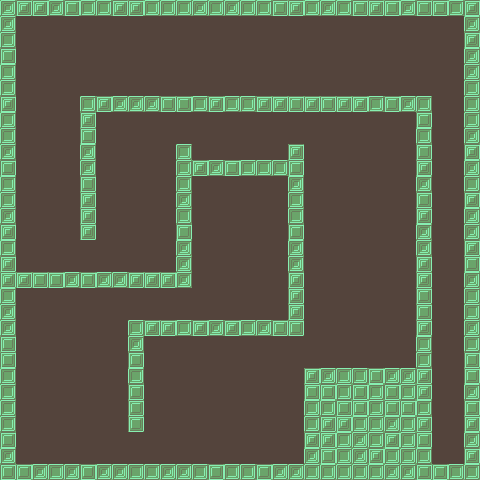

A 2D game scene composited from a Tiled map and its tileset images. What follows is a short description and the map's XML, with each tile layer's data collapsed to a summary:
An orthogonal 30x30 tile map with 16x16 px tiles, 1 tile layer (Tile Layer 1), 3 tilesets and 20 objects (18x enemy, player, teleport).

<map version="1.0" orientation="orthogonal" renderorder="right-down" width="30" height="30" tilewidth="16" tileheight="16" nextobjectid="78">
 <tileset firstgid="1" name="tiles" tilewidth="16" tileheight="16">
  <image source="../images/tiles.png" width="160" height="80" />
  <tile id="0" />
  <tile id="1" />
  <tile id="2" />
  <tile id="3" />
  <tile id="4" />
  <tile id="5" />
  <tile id="6" />
  <tile id="7" />
  <tile id="8" />
  <tile id="9" />
  <tile id="10" />
  <tile id="11" />
  <tile id="12" />
  <tile id="13" />
  <tile id="14" />
  <tile id="15" />
  <tile id="16" />
  <tile id="17" />
  <tile id="18" />
  <tile id="19" />
  <tile id="20" />
  <tile id="21" />
  <tile id="22" />
  <tile id="23" />
  <tile id="24" />
  <tile id="25" />
  <tile id="26" />
  <tile id="27" />
  <tile id="28" />
  <tile id="29" />
  <tile id="30" />
  <tile id="31" />
  <tile id="32" />
  <tile id="33" />
  <tile id="34" />
  <tile id="35" />
  <tile id="36" />
  <tile id="37" />
  <tile id="38" />
  <tile id="39" />
  <tile id="40" />
  <tile id="41" />
  <tile id="42" />
  <tile id="43" />
  <tile id="44" />
  <tile id="45" />
  <tile id="46" />
  <tile id="47" />
  <tile id="48" />
  <tile id="49" />
 </tileset>
 <tileset firstgid="51" name="enemy" tilewidth="16" tileheight="16">
  <image source="../images/enemy.png" width="160" height="16" />
  <tile id="0" />
  <tile id="1" />
  <tile id="2" />
  <tile id="3" />
  <tile id="4" />
  <tile id="5" />
  <tile id="6" />
  <tile id="7" />
  <tile id="8" />
  <tile id="9" />
 </tileset>
 <tileset firstgid="61" name="teleport" tilewidth="32" tileheight="32">
  <image source="../images/teleport.png" width="32" height="32" />
  <tile id="0" />
 </tileset>
 <layer name="Tile Layer 1" width="30" height="30">
  <properties>
   <property name="tileset" value="tiles" />
  </properties>
  <data>[900 cells, 900 non-empty, 5 distinct tile ids]</data>
 </layer>
 <objectgroup name="Object Layer 1">
  <object id="3" name="player" type="player" x="242.273" y="209" width="16" height="16" />
  <object id="32" name="Teleport" type="teleport" gid="61" x="432" y="464" width="32" height="32" />
  <object id="59" type="enemy" gid="51" x="218" y="206" width="16" height="16" />
  <object id="61" type="enemy" gid="51" x="266" y="261" width="16" height="16" />
  <object id="62" type="enemy" gid="51" x="271" y="199" width="16" height="16" />
  <object id="63" type="enemy" gid="51" x="214" y="258" width="16" height="16" />
  <object id="64" type="enemy" gid="51" x="133" y="313" width="16" height="16" />
  <object id="65" type="enemy" gid="51" x="126" y="457" width="16" height="16" />
  <object id="66" type="enemy" gid="51" x="296" y="360" width="16" height="16" />
  <object id="67" type="enemy" gid="51" x="364" y="300" width="16" height="16" />
  <object id="68" type="enemy" gid="51" x="326" y="225" width="16" height="16" />
  <object id="69" type="enemy" gid="51" x="289" y="136.333" width="16" height="16" />
  <object id="70" type="enemy" gid="51" x="175.333" y="136.333" width="16" height="16" />
  <object id="71" type="enemy" gid="51" x="77" y="263" width="16" height="16" />
  <object id="72" type="enemy" gid="51" x="31" y="102" width="16" height="16" />
  <object id="73" type="enemy" gid="51" x="53" y="101" width="16" height="16" />
  <object id="74" type="enemy" gid="51" x="38" y="79" width="16" height="16" />
  <object id="75" type="enemy" gid="51" x="439" y="382" width="16" height="16" />
  <object id="76" type="enemy" gid="51" x="441" y="293" width="16" height="16" />
  <object id="77" type="enemy" gid="51" x="441" y="170" width="16" height="16" />
 </objectgroup>
</map>
